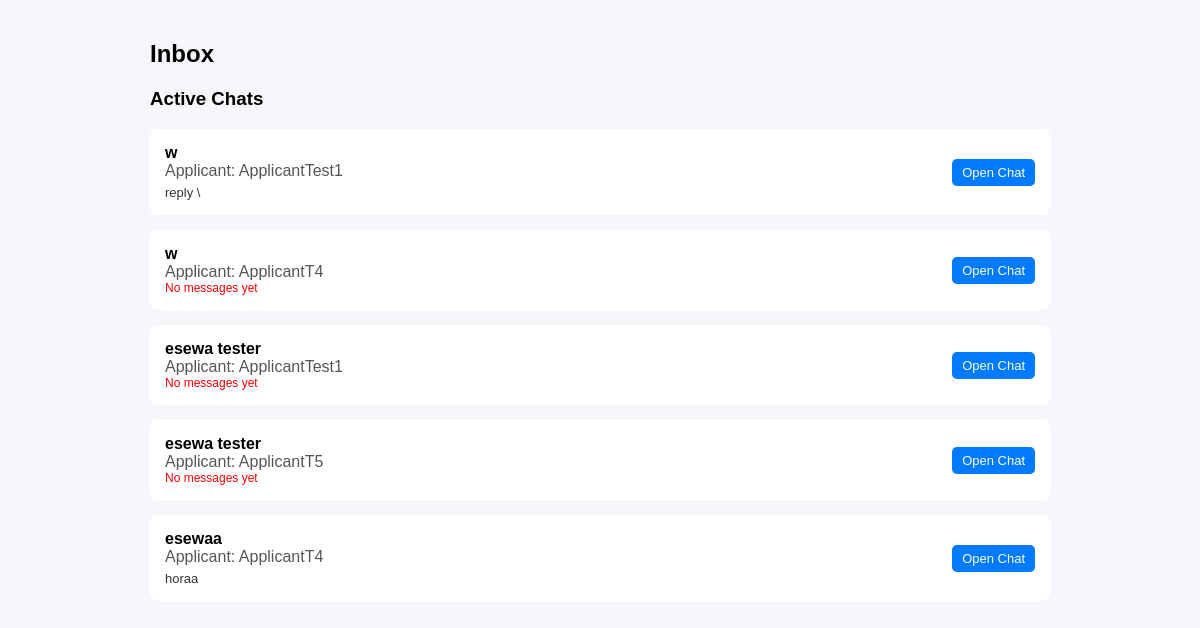
/chat/inbox/ (signed in), run on the app's committed database.
### chat/models.py (models this page shows, shortened)
class ChatRoom(models.Model):
    recruiter = models.ForeignKey(User, on_delete=models.CASCADE, related_name='recruiter_chats')
    applicant = models.ForeignKey(User, on_delete=models.CASCADE, related_name='applicant_chats')
    job = models.ForeignKey(Job, on_delete=models.CASCADE)
    created_at = models.DateTimeField(auto_now_add=True)

class Message(models.Model):
    chatroom = models.ForeignKey(ChatRoom, on_delete=models.CASCADE, related_name='messages')
    sender = models.ForeignKey(User, on_delete=models.CASCADE)
    content = models.TextField()
    timestamp = models.DateTimeField(auto_now_add=True)
    is_read = models.BooleanField(default=False)

### Job_Post/models.py (models this page shows, shortened)
class Job(models.Model):
    JOB_TYPE_CHOICES = [
        ('Part Time', 'Part Time'),
        ('Full Time', 'Full Time'),
        ('Flexible', 'Flexible'),
    ]
    recruiter = models.ForeignKey(
        User,
        on_delete=models.CASCADE,
        related_name='jobs'
    )
    title = models.CharField(max_length=200)
    tags = models.CharField(max_length=200)
    location = models.CharField(max_length=255, default="Unknown")
    job_type = models.CharField(
        max_length=50,
        choices=JOB_TYPE_CHOICES,
        default='Full Time'
    )
    min_salary = models.IntegerField(null=True, blank=True)
    max_salary = models.IntegerField(null=True, blank=True)
    negotiable = models.BooleanField(default=False)
    description = models.TextField()
    responsibilities = models.TextField()
    image = models.ImageField(
        upload_to='job_images/',
        null=True,
        blank=True
    )
    is_active = models.BooleanField(default=False)
    created_at = models.DateTimeField(auto_now_add=True)
    deadline = models.DateTimeField(null=True, blank=True)

### chat/views.py (the view)
# urls.py: path('inbox/', views.inbox, name='inbox'),
@login_required
def inbox(request):
    user = request.user
    role = user.profile.role
    if role == "RECRUITER":
        chatrooms = ChatRoom.objects.filter(recruiter=user).select_related('applicant', 'job')
    else:
        chatrooms = ChatRoom.objects.filter(applicant=user).select_related('recruiter', 'job')
    chatrooms = chatrooms.annotate(
        unread_count=Count(
            'messages',
            filter=Q(messages__is_read=False) & ~Q(messages__sender=user)
        )
    ).annotate(
        unread_priority=Case(
            When(unread_count__gt=0, then=0),
            default=1,
            output_field=IntegerField()
        )
    ).order_by('unread_priority', '-created_at')
    context = {
        'chatrooms': chatrooms,
        'role': role,
        'unread_count': get_unread_count(user)
    }
    if role == "APPLICANT":
        applications = JobApplication.objects.filter(applicant=user.profile)
        pending_apps = [app for app in applications if not chatrooms.filter(job=app.job).exists()]
        context['pending_apps'] = pending_apps
    return render(request, 'chat/inbox.html', context)

### accounts/context_processors.py (called while the page is built)
def notification_count(request):
    if request.user.is_authenticated:
        count = Notification.objects.filter(
            user=request.user,
            is_read=False
        ).count()
        return {'notification_count': count}
    return {}

### chat/context_processors.py (called while the page is built)
def unread_messages(request):
    if request.user.is_authenticated:
        unread_count = Message.objects.filter(
            chatroom__in=ChatRoom.objects.filter(
                Q(recruiter=request.user) | Q(applicant=request.user)
            ),
            is_read=False
        ).exclude(sender=request.user).count()
        return {'unread_count': unread_count}
    return {'unread_count': 0}

### chat/views.py (called while the page is built)
def get_unread_count(user):
    return Message.objects.filter(
        chatroom__in=ChatRoom.objects.filter(
            Q(recruiter=user) | Q(applicant=user)
        ),
        is_read=False
    ).exclude(sender=user).count()

### templates/chat/inbox.html (shortened to what this page needs)
<!DOCTYPE html>
<html>
<head>
</head>
<body>
<div class="container">
    <h2>Inbox</h2>
    <h3>Active Chats</h3>
    {% for room in chatrooms %}
        <div class="card" id="room-{{ room.id }}">
            <div class="left">
                <span class="job-title">{{ room.job.title }}</span>
                {% if role == "RECRUITER" %}
                    <span class="person">Applicant: {{ room.applicant.username }}</span>
                {% else %}
                    <span class="person">Recruiter: {{ room.recruiter.username }}</span>
                {% endif %}
                {% with last_message=room.messages.last %}
                    {% if last_message %}
                        <span class="latest-message" id="last-msg-{{ room.id }}">
                            {{ last_message.content|truncatechars:50 }}
                        </span>
                    {% else %}
                        <span class="no-message">No messages yet</span>
                    {% endif %}
                {% endwith %}
            </div>
            <div>
                <a href="{% url 'chat_room' room.id %}" class="btn">Open Chat</a>
            </div>
        </div>
    {% empty %}
        <p>No active chats.</p>
    {% endfor %}
</div>
</body>
</html>

### templates/chat/inbox.html (style rules this page uses)
body { font-family: Arial; background: #f5f7fa; }
.container { width: 90%; max-width: 900px; margin: 40px auto; }
.card { background: white; padding: 15px; margin-bottom: 15px; border-radius: 8px; display: flex; justify-content: space-between; align-items: center; }
.left { display: flex; flex-direction: column; }
.job-title { font-weight: bold; }
.person { color: #555; }
.latest-message { font-size: 13px; color: #333; margin-top: 5px; }
.btn { padding: 6px 10px; border-radius: 5px; text-decoration: none; font-size: 13px; background: #007bff; color: white; }
.no-message { color: red; font-size: 12px; }

### data on the page
ChatRoom: job "w", applicant.username "ApplicantTest1", messages.last.content "reply \\"
ChatRoom: job "w", applicant.username "ApplicantT4", shows "No messages yet"
ChatRoom: job "esewa tester", applicant.username "ApplicantTest1", shows "No messages yet"
ChatRoom: job "esewa tester", applicant.username "ApplicantT5", shows "No messages yet"
ChatRoom: job "esewaa", applicant.username "ApplicantT4", messages.last.content "horaa"
